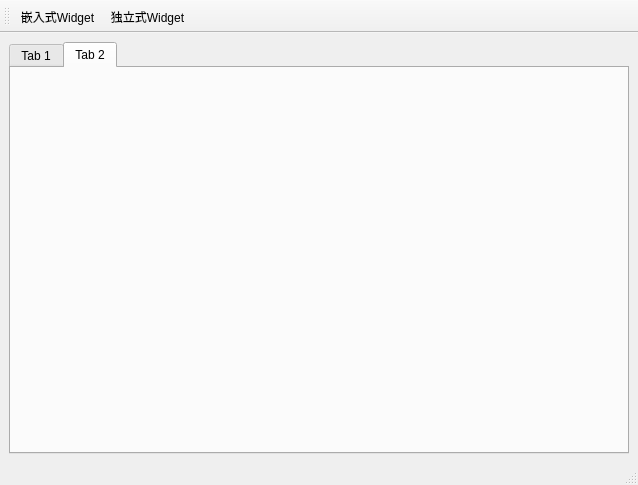
<?xml version="1.0" encoding="UTF-8"?>
<ui version="4.0">
 <class>MainWindow</class>
 <widget class="QMainWindow" name="MainWindow">
  <property name="geometry">
   <rect>
    <x>0</x>
    <y>0</y>
    <width>638</width>
    <height>485</height>
   </rect>
  </property>
  <property name="windowTitle">
   <string>MainWindow</string>
  </property>
  <widget class="QWidget" name="centralwidget">
   <layout class="QHBoxLayout" name="horizontalLayout">
    <item>
     <widget class="QTabWidget" name="tabWidget">
      <property name="currentIndex">
       <number>1</number>
      </property>
      <widget class="QWidget" name="tab">
       <attribute name="title">
        <string>Tab 1</string>
       </attribute>
      </widget>
      <widget class="QWidget" name="tab_2">
       <attribute name="title">
        <string>Tab 2</string>
       </attribute>
      </widget>
     </widget>
    </item>
   </layout>
  </widget>
  <widget class="QMenuBar" name="menubar">
   <property name="geometry">
    <rect>
     <x>0</x>
     <y>0</y>
     <width>638</width>
     <height>26</height>
    </rect>
   </property>
  </widget>
  <widget class="QStatusBar" name="statusbar"/>
  <widget class="QToolBar" name="toolBar">
   <property name="windowTitle">
    <string>toolBar</string>
   </property>
   <property name="toolButtonStyle">
    <enum>Qt::ToolButtonTextUnderIcon</enum>
   </property>
   <attribute name="toolBarArea">
    <enum>TopToolBarArea</enum>
   </attribute>
   <attribute name="toolBarBreak">
    <bool>false</bool>
   </attribute>
   <addaction name="actWidgetInsite"/>
   <addaction name="actWidget"/>
  </widget>
  <action name="actWidgetInsite">
   <property name="icon">
    <iconset resource="res.qrc">
     <normaloff>:/images/images/63_1.png</normaloff>:/images/images/63_1.png</iconset>
   </property>
   <property name="text">
    <string>嵌入式Widget</string>
   </property>
   <property name="toolTip">
    <string>嵌入式Widget</string>
   </property>
  </action>
  <action name="actWidget">
   <property name="icon">
    <iconset resource="res.qrc">
     <normaloff>:/images/images/63_2.png</normaloff>:/images/images/63_2.png</iconset>
   </property>
   <property name="text">
    <string>独立式Widget</string>
   </property>
   <property name="toolTip">
    <string>独立式Widget</string>
   </property>
  </action>
 </widget>
 <resources>
  <include location="res.qrc"/>
 </resources>
 <connections/>
</ui>
